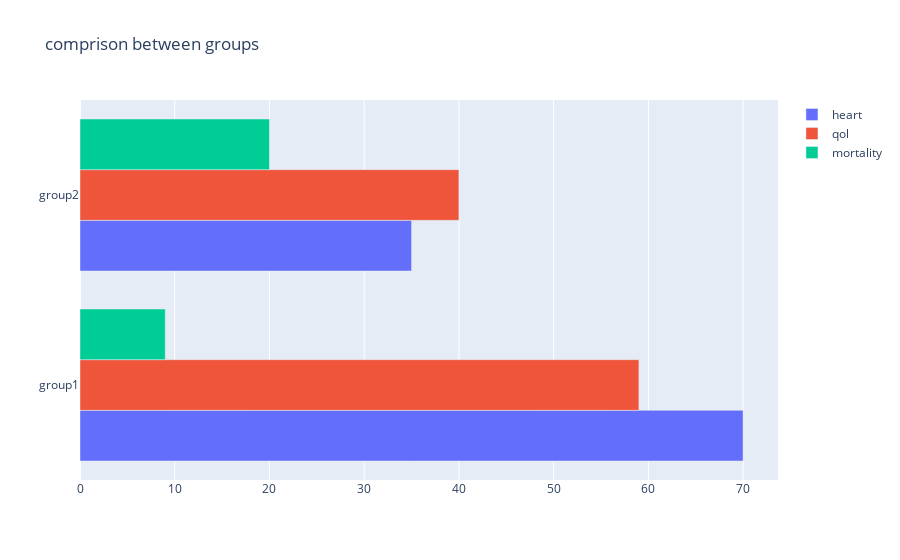

The notebook cell this image was saved under:
### Code cell
data = [trace1, trace2, trace3]
layout = go.Layout(barmode = 'group', title='comprison between groups')
fig = go.Figure(data = data, layout = layout)
fig.show()

### Figure 1 — Plotly figure (JSON) as saved in the notebook; plotly's stock layout.template omitted (floating-point values rounded to 4 significant figures)
{"data": [{"name": "heart", "orientation": "h", "type": "bar", "x": [70, 35], "y": ["group1", "group2"]}, {"name": "qol", "orientation": "h", "type": "bar", "x": [59, 40], "y": ["group1", "group2"]}, {"name": "mortality", "orientation": "h", "type": "bar", "x": [9, 20], "y": ["group1", "group2"]}], "layout": {"autosize": true, "barmode": "group", "title": {"text": "comprison between groups"}, "xaxis": {"autorange": true, "range": [0, 73.68], "type": "linear"}, "yaxis": {"autorange": true, "range": [-0.5, 1.5], "type": "category"}}}
